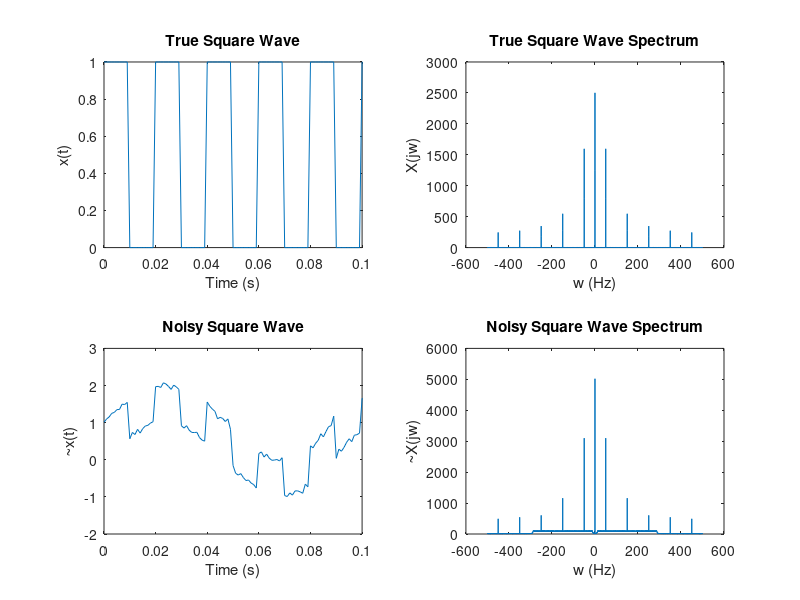

MATLAB code to generate this figure:
%%
 %  File: adaptive_notch_filter.m
 % 
 %  Author: Thomas Kost
 %  
 %  Date: 12 August 2021
 %  
 %  @brief adaptive notch filter using Least Mean Squares Adaptive Filter
 %
clear, clc, close all;

%% Create signal
freq = 50;
duty = 50;
dt = 0.001;
time = 10;
N = 1/dt*time;
fs = 1/dt;  
t = (0:dt:time-dt);
x = square(2*pi*freq*t, duty);
x = x.*(x>0);

f = fft(hanning(N)'.*x);

%% Introduce Noise
snr =25;
% add tone
start_tone = 10;
end_tone = 150;
varying_tone = sin(2.*pi.*(((1:N).*(end_tone-start_tone)/N)+start_tone).*t);
x_hat = x + varying_tone;

x_hat = awgn(x_hat, snr);
f_hat = fft(x_hat);

%% Plot Inputs
figure();
subplot(2,2,1);
plot(t,x);
title("True Square Wave")
xlim([0 0.1]);
xlabel("Time (s)");
ylabel("x(t)");
subplot(2,2,2);
plot(linspace(-fs/2,fs/2,N),fftshift(abs(f)));
title("True Square Wave Spectrum")
xlabel("w (Hz)");
ylabel("X(jw)");
subplot(2,2,3);
plot(t,x_hat);
title("Noisy Square Wave")
xlabel("Time (s)");
ylabel("~x(t)");
xlim([0 0.1]);
subplot(2,2,4);
plot(linspace(-fs/2,fs/2,N),fftshift(abs(f_hat)));
xlabel("w (Hz)");
ylabel("~X(jw)");
title("Noisy Square Wave Spectrum")

%% Create Filter
window_len = 50;
U = 0.1;
h = zeros(2,window_len);
X = [cos(2*pi*(fs/2)*(1:window_len)*dt);
     sin(2*pi*(fs/2)*(1:window_len)*dt)];

%% Filter Data
overlap = 0.5;
i =1;
while(i<N-window_len)
    d = x_hat(i:i+window_len-1); %read in signal
    
    i = i + overlap*window_len;
end
%% Plot Results

%% Error Metrics


